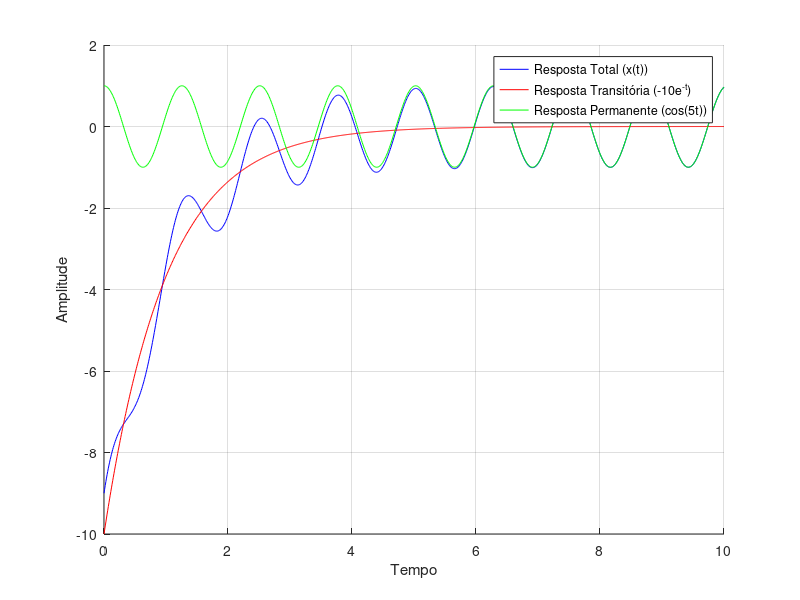

The MATLAB script that drew this image: (Note: this script raises an error after producing the figure.)
% Luiz Henrique Gariglio dos Santos - 2022421137

clear
close all
clc
%% 1

t = linspace(0, 10, 1000);

x = -10*exp(-t) + cos(5*t);  % Resposta total
x_t = -10*exp(-t);           % Resposta transitória
x_p = cos(5*t);              % Resposta permanente

figure;
hold on;
plot(t, x, 'b');
plot(t, x_t, 'r');
plot(t, x_p, 'g');
xlabel('Tempo');
ylabel('Amplitude');
legend('Resposta Total (x(t))','Resposta Transitória (-10e^{-t})','Resposta Permanente (cos(5t))');
grid on;
hold off;

%% 2

syms m c k s
G = 1/(m*s^2 + c*s + k);
pretty(G)

m = 1;
c = 2;
k = 4;

num = 1;                     
den = [m c k];               
G = tf(num, den);           

figure;
step(G);
xlabel('Tempo');
ylabel('Deslocamento');
grid on;

%% 3

syms m c k s
G = (c*s + k) / (m*s^2 + c*s + k);
pretty(G)

m = 1;
c = 2;
k = 4;
num = [c k];        
den = [m c k];     
G = tf(num, den);

t = 0:0.01:20;
y = 2 * sin(t);
x = lsim(G, y, t);

figure;
plot(t, x, 'b');
hold on;
plot(t, y, 'r');
legend('resposta','excitação');
xlabel('Tempo (s)');
ylabel('Deslocamento');
hold off;

%% 4
t = linspace(0, 1, 100);

f = zeros(size(t));
f(t <= 0.5) = 2 * t(t <= 0.5);
f(t > 0.5) = 0;

figure;
plot(t, f);
xlabel('Tempo (s)');
ylabel('f(t)');

%% 5
t = 0:0.1:3;

f = zeros(size(t));
f(t <= 1) = 2 * t(t <= 1);
f(t > 1 & t <= 2) = 4 - 2 * t(t > 1 & t <= 2);

figure;
plot(t, f);
xlabel('Tempo (s)');
ylabel('f(t)');

%% 6

syms t s
f = -4*t^2+4*t;

F = laplace(f, t, s);
pretty(F);

t_var = linspace(0, 1, 100);
f_var = -4*t_var.^2+4*t_var;

figure;
plot(t_var, f_var);
xlabel('tempo [s]');
ylabel('f(t)');

%% 7

t = linspace(-1,5,500);
f = zeros(500);

for i=1:500
    if t(i) > 0 && t(i) <= 1
        f(i) = t(i)* 10;
    elseif t(i) > 1 && t(i) <= 2
        f(i) = 10;
    elseif t(i) > 2 && t(i) < 3
        f(i) = 10 - (10*(t(i)-2));
    else
        f(i) = 0;
    end
end

plot(t,f);